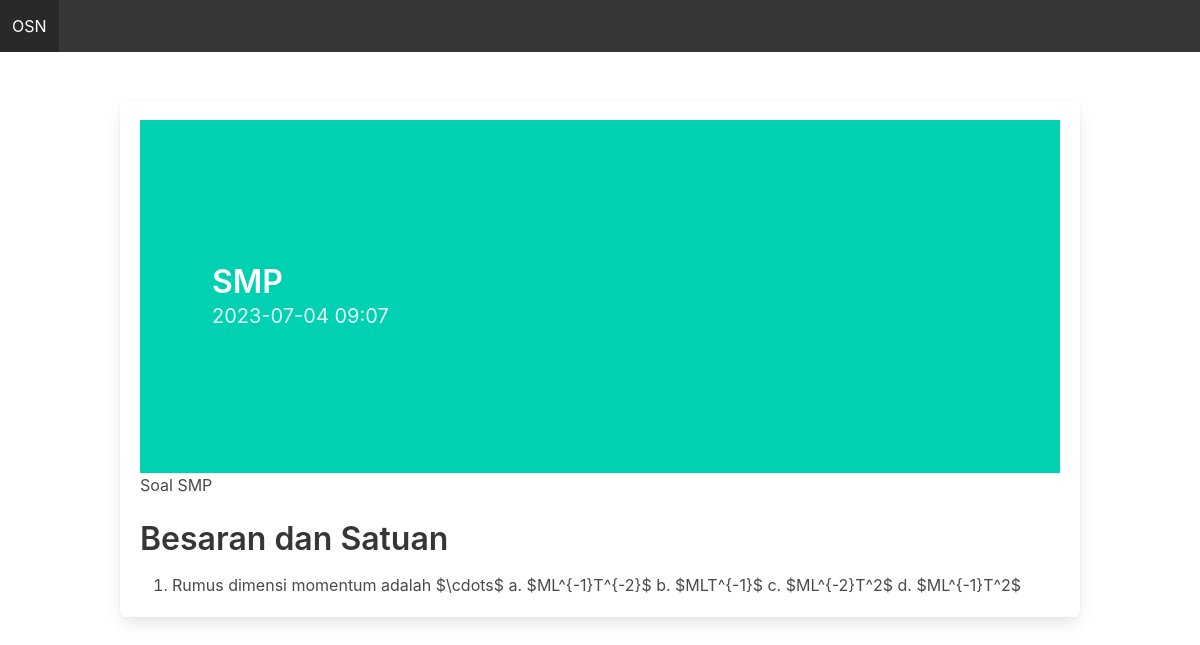
The app's page /5/ with its own data.
### OSN/models.py (models this page shows)
class Soal(models.Model):
	title = models.CharField(max_length=255) # title less than 255 words
	intro = models.TextField()
	body = models.TextField()
	created_at = models.DateTimeField(auto_now_add=True)

### OSN/views.py (the view)
# urls.py: path('<int:pk>/', views.detail, name='detail'),
def detail(request, pk):
    post = Soal.objects.get(pk=pk)
    return render(request, 'OSN/detail.html', {'post': post})

### OSN/templatetags/soal_extras.py (called while the page is built)
@register.filter
@stringfilter
def convert_markdown(value):
    return markdown.markdown(value) # , extensions=['markdown.extensions.fenced_code']

### OSN/templates/OSN/detail.html
{% extends 'OSN/base.html' %}
{% load soal_extras %}
{% block content %}
    <div class="box">
        <section class="hero is-primary is-medium">
            <div class="hero-body">
                <p class="title">{{ post.title }}</p>
                <p class="subtitle">{{ post.created_at|date:"Y-m-d H:i" }}</p>
            </div>
        </section>
        <div class="content intro">
            <p>{{ post.intro }}</p>
        </div>
        <div class="content">
            {{ post.body|convert_markdown|safe}}
        </div>
    </div>
{% endblock %}

### OSN/static/css/main.css (style rules this page uses)
body { background-color: white; }

### records on screen
Soal: title "SMP", created_at "2023-07-04 09:07", intro "Soal SMP", body|convert_markdown "Besaran dan Satuan Rumus dimensi momentum adalah $\\cdots$ a. $ML^{-1}T^{-2}$ b. $MLT^{-1}$ c. $ML^{-2}T^2$ d. $ML^{-1}T^2$"
